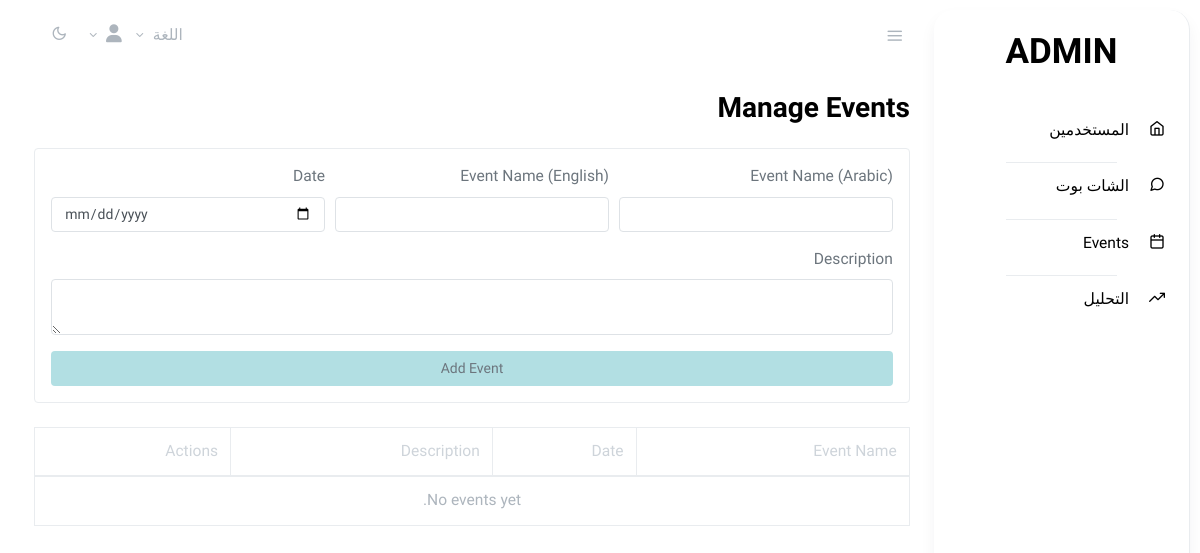
/ar/admins/events/ (signed in), run on an earlier commit of the app's database.
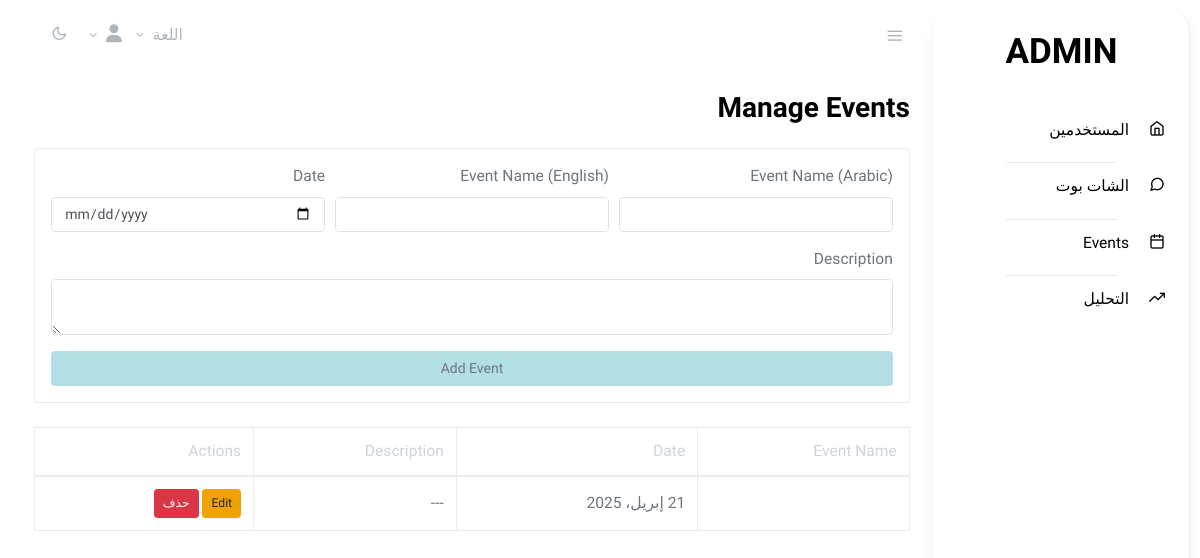
And on a later commit of the database.
### promotions/models.py (models this page shows, shortened)
class Event(TranslatableModel):
    user = models.ForeignKey(UserProfile, on_delete=models.CASCADE, related_name='events', null=True, blank=True)
    translations = TranslatedFields(
        name=models.CharField(_('Event Name'), max_length=255),
        description=models.TextField(_('Description'), null=True, blank=True),
    )
    date = models.DateField(_('Date'))
    class Meta:
        verbose_name = _('Event')
        verbose_name_plural = _('Events')
        ordering = ['date']

### authentication_app/decorators.py (the view, shortened to what this page needs)
        def wrapper_func(request, *args, **kwargs):
            user_profile = getattr(request.user, 'userprofile', None)
            if request.user.groups.exists():
                user_group = request.user.groups.all()[0].name
                if user_group in allowed_roles:
                    return view_func(request, *args, **kwargs)
            return redirect('login_page')  # Redirect non-logged-in users to login

### administrators/views.py (called while the page is built, shortened)
@login_required
@allowed_users(allowed_roles=['admins'])
def event_control(request):
    events = Event.objects.filter(user__isnull=True).order_by('-date')  # only global events
    return render(request, "admins/event_control.html", {
        "events": events
    })

### templates/admins/event_control.html (shortened to what this page needs)
{% extends "admins/base.html" %}
{% load i18n %}
{% block content %}
<main role="main" class="main-content">
  <div class="container-fluid">
    <h2 class="mb-4">{% trans "Manage Events" %}</h2>
    <form method="POST" class="card p-3 mb-4">
      <div class="form-row">
        <div class="form-group col-md-4">
          <label>{% trans "Event Name (Arabic)" %}</label>
          <input type="text" name="name_ar" class="form-control" required>
        </div>
        <div class="form-group col-md-4">
          <label>{% trans "Event Name (English)" %}</label>
          <input type="text" name="name_en" class="form-control" required>
        </div>
        <div class="form-group col-md-4">
          <label>{% trans "Date" %}</label>
          <input type="date" name="date" class="form-control" required>
        </div>
      </div>
      <div class="form-group">
        <label>{% trans "Description" %}</label>
        <textarea name="description" class="form-control" rows="2"></textarea>
      </div>
      <button type="submit" class="btn btn-block" style="background-color:#b2dfe3;">
        {% trans "Add Event" %}
      </button>
    </form>
    <table class="table table-bordered bg-white">
      <thead>
        <tr>
          <th>{% trans "Event Name" %}</th>
          <th>{% trans "Date" %}</th>
          <th>{% trans "Description" %}</th>
          <th>{% trans "Actions" %}</th>
        </tr>
      </thead>
      <tbody>
        {% for event in events %}
          <tr>
            <td>{{ event.name }}</td>
            <td>{{ event.date }}</td>
            <td>{{ event.description|default:"---" }}</td>
            <td>
              <button class="btn btn-sm btn-warning" data-toggle="modal" data-target="#editModal"
                      onclick="fillEditModal('{{ event.id }}', '{{ event.name|escapejs }}', '{{ event.date }}', '{{ event.description|default:''|escapejs }}')">
                {% trans "Edit" %}
              </button>
              <form method="POST" style="display:inline;">
                <button type="submit" name="action" value="delete" class="btn btn-sm btn-danger"
                        onclick="return confirm('{% trans "Are you sure?" %}')">
                  {% trans "Delete" %}
                </button>
              </form>
            </td>
          </tr>
        {% empty %}
          <tr>
            <td colspan="4" class="text-center text-muted">{% trans "No events yet." %}</td>
          </tr>
        {% endfor %}
      </tbody>
    </table>
  </div>
</main>
{% endblock %}

### templates/admins/base.html (shortened to what this page needs)
{%load static%}
{% load i18n %}
<!doctype html>
<html lang="en">
  <head>
    <link rel="stylesheet" href="https://cdnjs.cloudflare.com/ajax/libs/font-awesome/4.7.0/css/font-awesome.min.css">
    <link rel="stylesheet" href="{% static 'css/simplebar.css'%}">
    <link rel="stylesheet" href="{% static 'css/feather.css' %}">
    <link rel="stylesheet" href="{% static 'css/select2.css'%}">
    <link rel="stylesheet" href="{% static 'css/dropzone.css'%}">
    <link rel="stylesheet" href="{% static 'css/uppy.min.css'%}">
    <link rel="stylesheet" href="{% static 'css/jquery.steps.css'%}">
    <link rel="stylesheet" href="{% static 'css/jquery.timepicker.css'%}">
    <link rel="stylesheet" href="{% static 'css/quill.snow.css'%}">
    <link rel="stylesheet" href="{% static 'css/daterangepicker.css'%}">
    <link rel="stylesheet" href="{% static 'css/app-light.css'%}" id="lightTheme">
    <link rel="stylesheet" href="{% static 'css/app-dark.css'%}" id="darkTheme" disabled>
    <link rel="stylesheet" href="https://cdnjs.cloudflare.com/ajax/libs/toastr.js/latest/toastr.min.css">
  </head>
  <body class="vertical  light {% trans 'dir' %}">
    <div class="wrapper">
      {% load static %}
{% load i18n %}
<nav class="topnav navbar navbar-light">
<button type="button" class="navbar-toggler text-muted mt-2 p-0 mr-3 collapseSidebar">
<i class="fe fe-menu navbar-toggler-icon"></i>
</button>
<ul class="nav">
<li class="nav-item dropdown mt-2 mx-2">
{% get_current_language as CURRENT_LANGUAGE %}
{% get_available_languages as AVAILABLE_LANGUAGES %}
{% get_language_info_list for AVAILABLE_LANGUAGES as languages %}
<a class="nav-link dropdown-toggle text-muted pr-0" href="#" id="navbarDropdownMenuLink" role="button" data-toggle="dropdown" aria-haspopup="true" aria-expanded="false">
    {%trans 'languages'%}
</a>
</li>
<li class="nav-item dropdown mt-2 mx-1">
  <a class="nav-link dropdown-toggle text-muted pr-0 " href="#" id="navbarDropdownMenuLink" role="button" data-toggle="dropdown" aria-haspopup="true" aria-expanded="false">
      <i style="font-size:18px" class="fa">&#xf007;</i>
  </a>
</li>
<li class="nav-item">
<a class="nav-link text-muted my-2" href="#" id="modeSwitcher" data-mode="light">
    <i class="fe fe-sun fe-16"></i>
</a>
</li>
</ul>
</nav>
<aside class="sidebar-left border-right bg-white shadow" id="leftSidebar" data-simplebar>
<nav class="vertnav navbar navbar-light">
<div class="w-100 mb-4 d-flex">
<a class="navbar-brand mx-auto mt-2 flex-fill text-center" href="#">
    <h1>ADMIN</h1>
</a>
</div>
<ul class="navbar-nav flex-fill w-100 mb-2">
    <li class="nav-item w-100">
        <a class="nav-link" href="{% url 'admins.users' %}">
            <i class="fe fe-home fe-16"></i>
            <span class="ml-3 item-text">{% trans 'Users' %}</span><span class="sr-only">(current)</span>
        </a>
    </li>
</ul>
<hr class="my-1 w-50 mx-auto">
<ul class="navbar-nav flex-fill w-100 mb-2">
    <li class="nav-item w-100">
        <a class="nav-link" href="{% url 'admins.chatbot'%}">
          <i class="fe fe-message-circle fe-16"></i>
            <span class="ml-3 item-text">{% trans 'Chatbot' %}</span><span class="sr-only">(current)</span>
        </a>
    </li>
</ul>
<hr class="my-1 w-50 mx-auto">
<ul class="navbar-nav flex-fill w-100 mb-2">
    <li class="nav-item w-100">
        <a class="nav-link"  href="{% url 'admins.events' %}">
          <i class="fe fe-calendar fe-16"></i>
            <span class="ml-3 item-text">{% trans 'Events' %}</span><span class="sr-only">(current)</span>
        </a>
    </li>
</ul>
<hr class="my-1 w-50 mx-auto">
<ul class="navbar-nav flex-fill w-100 mb-2">
    <li class="nav-item w-100">
        <a class="nav-link" href="#">
            <i class="fe fe-trending-up fe-16"></i>
            <span class="ml-3 item-text">{% trans 'Analysis' %}</span><span class="sr-only">(current)</span>
        </a>
    </li>
</ul>
</nav>
</aside>
        {% block content %}
        {% endblock %}
    </div>
  </body>
</html>

### static/css/simplebar.css (style rules this page uses)
[data-simplebar] { position: relative; flex-direction: column; flex-wrap: wrap; justify-content: flex-start; align-content: flex-start; align-items: flex-start; border-radius: 20px; margin: 10px; overflow: hidden; background-color: #D5F2FE; box-shadow: 0px 8px 20px rgba(0, 0, 0, 0.15); transition: all 0.3s ease-in-out; }

### static/css/feather.css (style rules this page uses)
.fe { font-family: "feather" !important; speak: none; font-style: normal; font-weight: normal; font-variant: normal; text-transform: none; line-height: 1; -webkit-font-smoothing: antialiased; -moz-osx-font-smoothing: grayscale; }
.fe-16 { font-size: 16px; }
.fe-calendar:before { content: ""; }
.fe-home:before { content: ""; }
.fe-menu:before { content: ""; }
.fe-message-circle:before { content: ""; }
.fe-sun:before { content: ""; }
.fe-trending-up:before { content: ""; }

### templates/admins/base.html (style rules this page uses)
body { font-family: "beiruti", sans-serif; font-size }

What changed in the data, as far as the page shows it:
added Event: date "21 إبريل، 2025", description "---"
Also different on the page:
text no longer shown: "No events yet."
